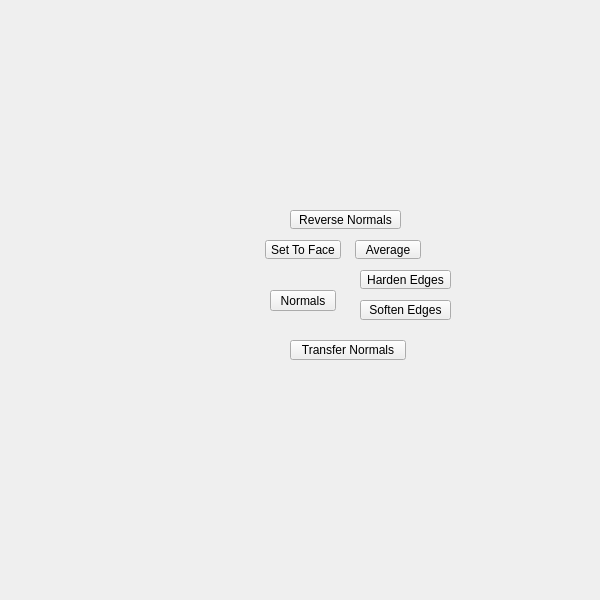
<?xml version="1.0" encoding="UTF-8"?>
<ui version="4.0">
 <class>QtUi</class>
 <widget class="QMainWindow" name="QtUi">
  <property name="enabled">
   <bool>true</bool>
  </property>
  <property name="geometry">
   <rect>
    <x>0</x>
    <y>0</y>
    <width>600</width>
    <height>600</height>
   </rect>
  </property>
  <property name="sizePolicy">
   <sizepolicy hsizetype="Ignored" vsizetype="Ignored">
    <horstretch>0</horstretch>
    <verstretch>0</verstretch>
   </sizepolicy>
  </property>
  <property name="minimumSize">
   <size>
    <width>0</width>
    <height>0</height>
   </size>
  </property>
  <property name="maximumSize">
   <size>
    <width>600</width>
    <height>600</height>
   </size>
  </property>
  <property name="cursor">
   <cursorShape>ArrowCursor</cursorShape>
  </property>
  <property name="windowTitle">
   <string>Toolkit</string>
  </property>
  <property name="whatsThis">
   <string>main</string>
  </property>
  <property name="toolButtonStyle">
   <enum>Qt::ToolButtonIconOnly</enum>
  </property>
  <property name="tabShape">
   <enum>QTabWidget::Triangular</enum>
  </property>
  <property name="dockNestingEnabled">
   <bool>true</bool>
  </property>
  <property name="dockOptions">
   <set>QMainWindow::AllowNestedDocks|QMainWindow::AllowTabbedDocks|QMainWindow::AnimatedDocks|QMainWindow::ForceTabbedDocks</set>
  </property>
  <widget class="QWidget" name="main_widget_transparent">
   <property name="sizePolicy">
    <sizepolicy hsizetype="Ignored" vsizetype="Ignored">
     <horstretch>0</horstretch>
     <verstretch>0</verstretch>
    </sizepolicy>
   </property>
   <widget class="QPushButton" name="i005">
    <property name="geometry">
     <rect>
      <x>270</x>
      <y>290</y>
      <width>66</width>
      <height>21</height>
     </rect>
    </property>
    <property name="minimumSize">
     <size>
      <width>0</width>
      <height>21</height>
     </size>
    </property>
    <property name="maximumSize">
     <size>
      <width>16777215</width>
      <height>21</height>
     </size>
    </property>
    <property name="whatsThis">
     <string>normals</string>
    </property>
    <property name="text">
     <string>Normals</string>
    </property>
   </widget>
   <widget class="PushButton" name="tb001">
    <property name="enabled">
     <bool>true</bool>
    </property>
    <property name="geometry">
     <rect>
      <x>360</x>
      <y>270</y>
      <width>91</width>
      <height>19</height>
     </rect>
    </property>
    <property name="maximumSize">
     <size>
      <width>999</width>
      <height>19</height>
     </size>
    </property>
    <property name="toolTip">
     <string>Harden all creased edges on the selected object.</string>
    </property>
    <property name="text">
     <string>Harden Edges</string>
    </property>
    <property name="iconSize">
     <size>
      <width>18</width>
      <height>18</height>
     </size>
    </property>
   </widget>
   <widget class="QPushButton" name="b010">
    <property name="enabled">
     <bool>true</bool>
    </property>
    <property name="geometry">
     <rect>
      <x>290</x>
      <y>210</y>
      <width>111</width>
      <height>19</height>
     </rect>
    </property>
    <property name="maximumSize">
     <size>
      <width>999</width>
      <height>19</height>
     </size>
    </property>
    <property name="toolTip">
     <string>Reverse Selected Normals</string>
    </property>
    <property name="text">
     <string>Reverse Normals</string>
    </property>
    <property name="iconSize">
     <size>
      <width>18</width>
      <height>18</height>
     </size>
    </property>
   </widget>
   <widget class="QPushButton" name="b006">
    <property name="enabled">
     <bool>true</bool>
    </property>
    <property name="geometry">
     <rect>
      <x>265</x>
      <y>240</y>
      <width>76</width>
      <height>19</height>
     </rect>
    </property>
    <property name="maximumSize">
     <size>
      <width>999</width>
      <height>19</height>
     </size>
    </property>
    <property name="toolTip">
     <string>Set Normals to face</string>
    </property>
    <property name="text">
     <string>Set To Face</string>
    </property>
    <property name="iconSize">
     <size>
      <width>18</width>
      <height>18</height>
     </size>
    </property>
   </widget>
   <widget class="PushButton" name="tb004">
    <property name="enabled">
     <bool>true</bool>
    </property>
    <property name="geometry">
     <rect>
      <x>355</x>
      <y>240</y>
      <width>66</width>
      <height>19</height>
     </rect>
    </property>
    <property name="minimumSize">
     <size>
      <width>0</width>
      <height>0</height>
     </size>
    </property>
    <property name="maximumSize">
     <size>
      <width>999</width>
      <height>19</height>
     </size>
    </property>
    <property name="toolTip">
     <string>Average Edge Normals</string>
    </property>
    <property name="text">
     <string>Average</string>
    </property>
    <property name="iconSize">
     <size>
      <width>18</width>
      <height>18</height>
     </size>
    </property>
   </widget>
   <widget class="QPushButton" name="b001">
    <property name="enabled">
     <bool>true</bool>
    </property>
    <property name="geometry">
     <rect>
      <x>360</x>
      <y>300</y>
      <width>91</width>
      <height>20</height>
     </rect>
    </property>
    <property name="minimumSize">
     <size>
      <width>60</width>
      <height>20</height>
     </size>
    </property>
    <property name="maximumSize">
     <size>
      <width>999</width>
      <height>20</height>
     </size>
    </property>
    <property name="toolTip">
     <string>&lt;html&gt;&lt;head/&gt;&lt;body&gt;&lt;p&gt;&lt;span style=&quot; text-decoration: underline;&quot;&gt;Soften edge normals&lt;/span&gt;&lt;/p&gt;&lt;/body&gt;&lt;/html&gt;</string>
    </property>
    <property name="text">
     <string>Soften Edges</string>
    </property>
    <property name="iconSize">
     <size>
      <width>18</width>
      <height>18</height>
     </size>
    </property>
   </widget>
   <widget class="QPushButton" name="b002">
    <property name="enabled">
     <bool>true</bool>
    </property>
    <property name="geometry">
     <rect>
      <x>290</x>
      <y>340</y>
      <width>116</width>
      <height>20</height>
     </rect>
    </property>
    <property name="minimumSize">
     <size>
      <width>60</width>
      <height>20</height>
     </size>
    </property>
    <property name="maximumSize">
     <size>
      <width>999</width>
      <height>20</height>
     </size>
    </property>
    <property name="toolTip">
     <string>Transfer the normal information from the first selected object to all remaining.</string>
    </property>
    <property name="text">
     <string>Transfer Normals</string>
    </property>
    <property name="iconSize">
     <size>
      <width>18</width>
      <height>18</height>
     </size>
    </property>
   </widget>
  </widget>
 </widget>
 <customwidgets>
  <customwidget>
   <class>PushButton</class>
   <extends>QPushButton</extends>
   <header>widgets.pushbutton.h</header>
  </customwidget>
 </customwidgets>
 <resources/>
 <connections/>
 <designerdata>
  <property name="gridDeltaX">
   <number>5</number>
  </property>
  <property name="gridDeltaY">
   <number>10</number>
  </property>
  <property name="gridSnapX">
   <bool>true</bool>
  </property>
  <property name="gridSnapY">
   <bool>true</bool>
  </property>
  <property name="gridVisible">
   <bool>true</bool>
  </property>
 </designerdata>
</ui>
